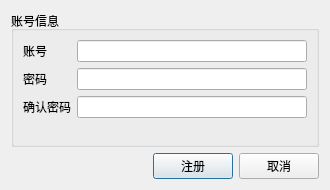
<?xml version="1.0" encoding="utf-8"?>
<ui version="4.0">
	<class>CRegisterDialogClass</class>
	<widget class="QDialog" name="CRegisterDialogClass">
		<property name="geometry">
			<rect>
				<x>0</x>
				<y>0</y>
				<width>330</width>
				<height>190</height>
			</rect>
		</property>
		<property name="minimumSize">
			<size>
				<width>330</width>
				<height>190</height>
			</size>
		</property>
		<property name="maximumSize">
			<size>
				<width>330</width>
				<height>190</height>
			</size>
		</property>
		<property name="windowTitle">
			<string>注册新账号</string>
		</property>
		<layout class="QVBoxLayout" name="rootLayout">
			<item>
				<widget class="QGroupBox" name="accountGroup">
					<property name="title">
						<string>账号信息</string>
					</property>
					<layout class="QFormLayout" name="formLayout">
						<item row="0" column="0">
							<widget class="QLabel" name="accountLabel">
								<property name="text">
									<string>账号</string>
								</property>
							</widget>
						</item>
						<item row="0" column="1">
							<widget class="QLineEdit" name="accountEdit">
								<property name="maxLength">
									<number>64</number>
								</property>
							</widget>
						</item>
						<item row="1" column="0">
							<widget class="QLabel" name="passwordLabel">
								<property name="text">
									<string>密码</string>
								</property>
							</widget>
						</item>
						<item row="1" column="1">
							<widget class="QLineEdit" name="passwordEdit">
								<property name="maxLength">
									<number>128</number>
								</property>
								<property name="echoMode">
									<enum>QLineEdit::EchoMode::Password</enum>
								</property>
							</widget>
						</item>
						<item row="2" column="0">
							<widget class="QLabel" name="confirmPasswordLabel">
								<property name="text">
									<string>确认密码</string>
								</property>
							</widget>
						</item>
						<item row="2" column="1">
							<widget class="QLineEdit" name="confirmPasswordEdit">
								<property name="maxLength">
									<number>128</number>
								</property>
								<property name="echoMode">
									<enum>QLineEdit::EchoMode::Password</enum>
								</property>
							</widget>
						</item>
					</layout>
				</widget>
			</item>
			<item>
				<layout class="QHBoxLayout" name="buttonLayout">
					<item>
						<spacer name="buttonSpacer">
							<property name="orientation">
								<enum>Qt::Orientation::Horizontal</enum>
							</property>
							<property name="sizeHint" stdset="0">
								<size>
									<width>40</width>
									<height>20</height>
								</size>
							</property>
						</spacer>
					</item>
					<item>
						<widget class="QPushButton" name="registerButton">
							<property name="text">
								<string>注册</string>
							</property>
							<property name="default">
								<bool>true</bool>
							</property>
						</widget>
					</item>
					<item>
						<widget class="QPushButton" name="cancelButton">
							<property name="text">
								<string>取消</string>
							</property>
						</widget>
					</item>
				</layout>
			</item>
		</layout>
	</widget>
	<resources />
	<connections />
</ui>
